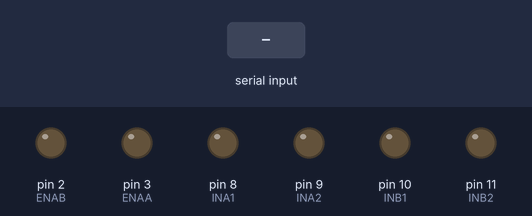
The sketch below on a simulated Arduino Uno, built with avr-gcc and run on an emulated ATmega328P. Parts: output pins drawn as LEDs (lit = HIGH). Inputs (shaded band) come from the test bench.

Above: at 1.2 s.
1.3 s: "F" received over Serial
At 2.3 s:
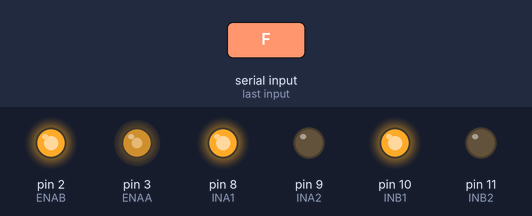
2.8 s: "B" received over Serial
At 3.5 s:
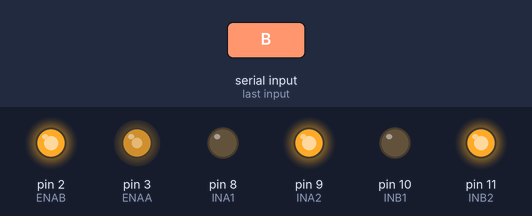
4.3 s: "L" received over Serial
At 4.6 s:
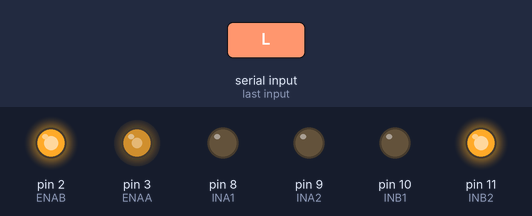
5.8 s: "R" received over Serial
At 7.0 s:
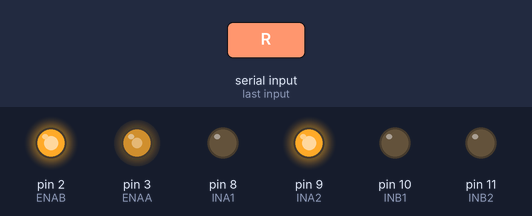
7.3 s: "S" received over Serial
At 8.1 s:
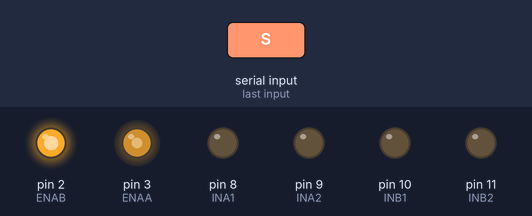
Timing chart, 0 to 9.8 s (numbered marks = the images above; inputs shaded):
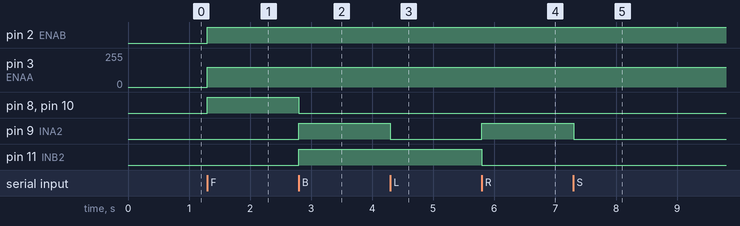

The sketch:

sketch_sep21a.ino
```cpp
#define INA1 8
#define INA2 9
#define ENAA 3
#define INB1 10
#define INB2 11
#define ENAB 2

void setup() {
    Serial.begin(9600); // Initialiser la communication série
    pinMode(INA1, OUTPUT);
    pinMode(INA2, OUTPUT);
    pinMode(ENAA, OUTPUT);

    pinMode(INB1, OUTPUT);
    pinMode(INB2, OUTPUT);
    pinMode(ENAB, OUTPUT);
}

void loop() {
    if (Serial.available()) {
        char command = Serial.read();

        if (command == 'F') { // Avancer
            digitalWrite(INA1, HIGH);
            digitalWrite(INA2, LOW);
            analogWrite(ENAA, 150); // Vitesse maximale

            digitalWrite(INB1, HIGH);
            digitalWrite(INB2, LOW);
            analogWrite(ENAB, 150); // Vitesse maximale

        } else if (command == 'B') { // Reculer
            digitalWrite(INA1, LOW);
            digitalWrite(INA2, HIGH);
            analogWrite(ENAA, 150); // Vitesse maximale

            digitalWrite(INB1, LOW);
            digitalWrite(INB2, HIGH);
            analogWrite(ENAB, 150); // Vitesse maximale

        } else if (command == 'L') { // Tourner à gauche
            digitalWrite(INA1, LOW);   // Arrêter le moteur A
            digitalWrite(INA2, LOW);   // Arrêter le moteur A
            digitalWrite(INB1, LOW);   // Activer le moteur B
            digitalWrite(INB2, HIGH);    // Activer le moteur B
            analogWrite(ENAB, 150);     // Vitesse du moteur B

        } else if (command == 'R') { // Tourner à droite
            digitalWrite(INB1, LOW);   // Arrêter le moteur B
            digitalWrite(INB2, LOW);   // Arrêter le moteur B
            digitalWrite(INA1, LOW);   // Activer le moteur A
            digitalWrite(INA2, HIGH);    // Activer le moteur A
            analogWrite(ENAA, 150);     // Vitesse du moteur A

        } else if (command == 'S') { // Stopper
            digitalWrite(INA1, LOW);
            digitalWrite(INA2, LOW);

            digitalWrite(INB1, LOW);
            digitalWrite(INB2, LOW);
        }
    }
}
```

Measured:
- after the input at 1.3 s, pin 2 (ENAB), pin 8 (INA1), pin 10 (INB1): LOW → HIGH at once; pin 3 (ENAA): 0/255 → 150/255 at once
- after the input at 2.8 s, pin 8 (INA1), pin 10 (INB1): HIGH → LOW at once; pin 9 (INA2), pin 11 (INB2): LOW → HIGH at once
- after the input at 4.3 s, pin 9 (INA2): HIGH → LOW at once
- after the input at 5.8 s, pin 9 (INA2): LOW → HIGH at once; pin 11 (INB2): HIGH → LOW at once
- after the input at 7.3 s, pin 9 (INA2): HIGH → LOW at once
